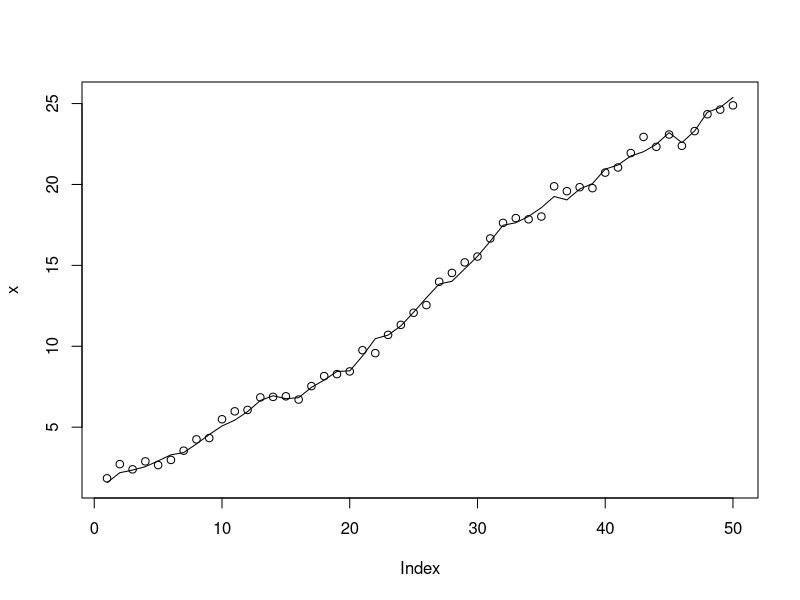

R code for this plot: (Note: this script raises an error after producing the figure.)
#################################################################
##  Univariate state-space models
##  Example 3.  The hidden x is a random walk.
#################################################################

##  Let's fit a model where the hidden state is a random walk

#x is the "hidden" trend we want to find
#x(t)=x(t-1)+slope+w(t), w(t)~N(0,q)
#x(0)=intercept
intercept=1
slope=0.5
q=.1
r=.1
n=50
t=1:n
x=intercept+slope+rnorm(1,0,sqrt(q))
for(i in 2:n) x[i]=x[i-1]+slope+rnorm(1,0,sqrt(q))
plot(x,xlim=c(1,n),type="l")

#y is our observation of x with error
y=x+rnorm(n,0,sqrt(r))
points(y)

#Let's write x as a AR-1 model and y as an observation of that
#x(t) = x(t-1) + slope + w(t), w(t)~N(0,0)  so w(t)=0
#x(0) = intercept
#y(t) = x(t) + v(t), v(t)~N(0,r)
## NOW WE ESTIMATE Q
mod.list=list(
  U=matrix("slope"),
  x0=matrix("intercept"),
  B=matrix(1),
  Q=matrix("q"),
  Z=matrix(1),
  A=matrix(0),
  R=matrix("r"),
  tinitx=0)

fit2=MARSS(y,model=mod.list)
lines(fit2$states[1,], col="blue", lwd=2)
est.slope=coef(fit2)$U
est.intercept=coef(fit2)$x0
est.r=coef(fit2)$R
est.q=coef(fit2)$Q

readline("Coninue?")

# Look at the ACF of the differenced data
# Negative auto-correlation at lag-1 is indicative of observation error
par(mfrow=c(2,1))
acf(diff(x),main="x")
acf(diff(y),main="y")

#Try this
# acf(diff(rnorm(100,0,1)))


readline("Coninue?")

par(mfrow=c(1,1))

#Let's forecast our OBSERVATIONS forward 10 time steps
#x(t+1)=x(t)+slope
#y(t+1)=x(t+1)+v(t+1), v(t)~N(0,r)
#First let's set up our estimated x
#The last x at t=max(t)
t.forward = 50

#Let's first add the the real x and observations
#this bit is to set up the x and y lims
x.est.end = fit2$states[1,n]
x.mean.forecast = x.est.end + est.slope*(1:t.forward)
ylims=c(x[n-9]-(r+q*t.forward),x.mean.forecast[t.forward]+(r+q*t.forward))
xlims=c(n-9,n+t.forward)

plot((n-9):n, x[(n-9):n],xlim=xlims,ylim=ylims,type="l",ylab="y",xlab="t")
points(y)
title(paste("forecast with",n,"data points for estimation\nblue is estimate; red is true"))

#Now let's forecast 1000 times using our estimates
x.est.end = fit2$states[1,n]
for(i in 1:1000){
  x.forecast = x.est.end + est.slope + rnorm(1,0,sqrt(est.q))
  for(i in 2:t.forward) x.forecast[i]=x.forecast[i-1]+est.slope+rnorm(1,0,sqrt(est.q))
  y.forecast = x.forecast + rnorm(t.forward,0,sqrt(est.r))
  jit=rnorm(1,0,.1)-.25
  points(n+1:t.forward+jit,y.forecast,pch=".",col="blue")
}

#Now let's forecast 1000 times the real x model
x.end = x[n]

for(i in 1:1000){
  x.true.forecast = x.end + slope + rnorm(1,0,sqrt(q))
  for(i in 2:t.forward) x.true.forecast[i]=x.true.forecast[i-1]+slope+rnorm(1,0,sqrt(q))
  y.true.forecast = x.true.forecast + rnorm(t.forward,0,sqrt(r))
  jit=rnorm(1,0,.1)+.25
  points(n+1:t.forward+jit,y.true.forecast,pch=".",col="red")
}